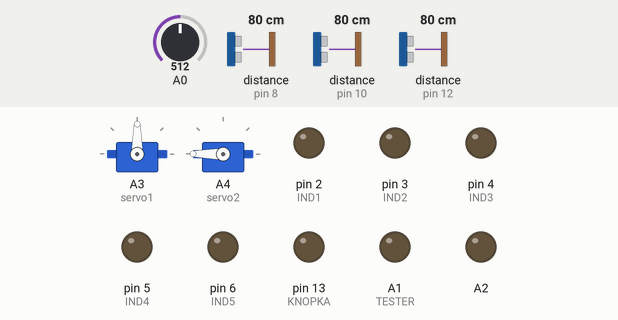
This sketch was run on a simulated Arduino Uno, built with avr-gcc and run on an emulated ATmega328P. Parts: 2 × servo, output pins drawn as LEDs (lit = HIGH). The inputs (shaded band) are chosen by the test bench; at power-on: A0 = 512, distance to the obstacle (sensors on pin 8, pin 10, pin 12) 80 cm. The echo pulse lasts 58.3 µs per cm; what the sketch prints to the serial monitor is not drawn.

Above: at 1.3 s.
1.4 s: A0 set to 533
At 2.3 s:
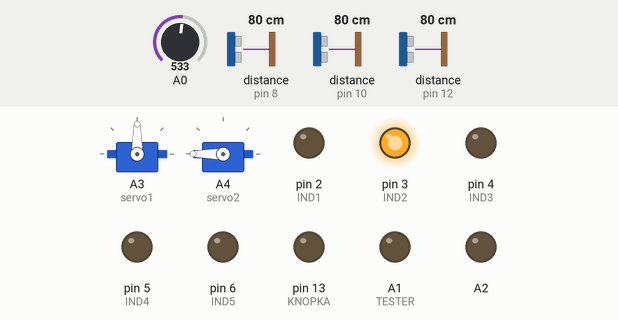
2.9 s: A0 set to 612
5.9 s: A0 set to 638
At 7.1 s:
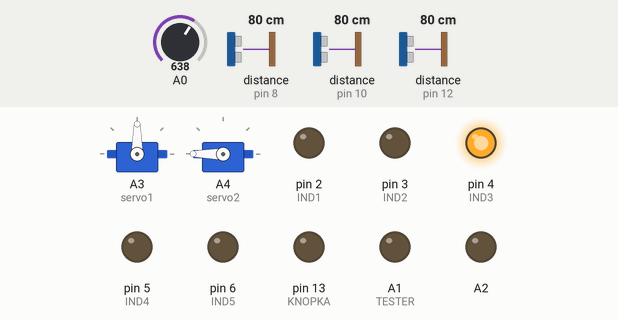
Timing chart, 0 to 8.9 s (numbered marks = the images above; inputs shaded):
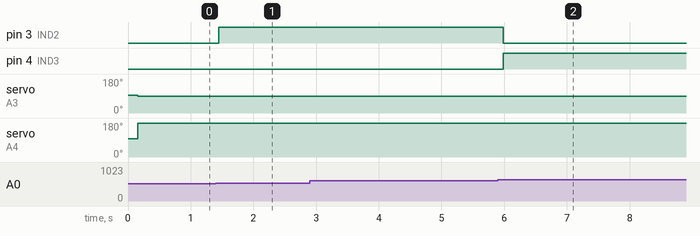

Measured:
- the behaviour switches between 520 and 521 on A0 (found by bisection; images 0 and 1)
- the behaviour switches between 624 and 625 on A0 (found by bisection; images 1 and 2)
- after the input at 1.4 s, pin 3 (IND2): LOW → HIGH after 0.05 s
- after the input at 2.9 s, every drawn part: stays the same
- after the input at 5.9 s, pin 3 (IND2): HIGH → LOW after 0.08 s; pin 4 (IND3): LOW → HIGH after 0.08 s

The sketch:

EurobotRobot_Y_V5.ino
```cpp
//***************************************************************EUROBOT_ROBOT********************************
//*******************************************Ultrasonic
#include "Ultrasonic.h"

Ultrasonic Ultrasonic_Straight (11, 12); // Trig - first, Echo - second
Ultrasonic Ultrasonic_Right    (9, 10);
Ultrasonic Ultrasonic_Left     (7, 8);

//***************************************************************** Кнопка STOP
#define KNOPKA 13

//*****************************************Время работы программы
unsigned long time;
//*****************************************Индикация батареи
///*
#define IND1 2
#define IND2 3
#define IND3 4
#define IND4 5
#define IND5 6
#define TESTER A1 // порт для подключения батарейки
int data;
float voltage;
//*/
//******************************************************************
//******************************************Cервоприводы
#include <Servo.h>
Servo servo1;
Servo servo2;
//********************************************************************************************
// *******************************************************Движение Право Лево

float side = 0;


void setup()
{
// *******************************************************Движение Право Лево
// 1-Левая сторона 2-Правая сторона

if (Ultrasonic_Right.Ranging(CM) > 25)
{
  side=1;
}

if (Ultrasonic_Left.Ranging(CM) > 25)
{
  side=2;
}
delay (100);
//*******************************************Ultrasonic


Serial.begin(9600);

//*******************************************Сервоприводы
servo1.attach(A3);
servo2.attach(A4);

servo1.write(95);
servo2.write(96.5);

//*****************************************Индикация батареи
pinMode(IND1, OUTPUT);
pinMode(IND2, OUTPUT);
pinMode(IND3, OUTPUT);
pinMode(IND4, OUTPUT);
pinMode(IND5, OUTPUT);
pinMode(TESTER, INPUT);
analogWrite(TESTER, LOW);
//*********************************************Перемычка

pinMode(A2, OUTPUT);

//********************************************Кнопка STOP

pinMode(13, OUTPUT);

}
//*****************************************************************************
void loop() {
//******************************************Сервоприводы

//servo1.write(-360);
//servo2.write(360);

//*******************************************Ultrasonic

  float u_r = Ultrasonic_Right.Ranging(CM);        // get distance
  float u_s = Ultrasonic_Straight.Ranging(CM);     // get distance
  float u_l = Ultrasonic_Left.Ranging(CM);         // get distance
// /*
  Serial.print    ("Ultrasonic_Right:");
  Serial.print    (u_r);
  Serial.print    ("     ");
  Serial.print    ("Ultrasonic_Left:");
  Serial.print    (u_s);
  Serial.print    ("     ");
  Serial.print    ("Ultrasonic_Straight:");
  Serial.print    (u_l);
  Serial.print    ("     ");
  Serial.print    (side);
  Serial.println ();

        // print the distance
//*/

//*****************************Начало логики поворотов
                                    //    servo1.write(95); stop           servo1.write(90); медленнней
                                    //    servo2.write(96.5); stop         servo2.write(100); медленнней
                      servo1.write(-360);
                      servo2.write(360);

//************************************Сценарий езды вдоль ПРАВОЙ ЛЕВОЙ стены
//************************************Если по отдельности
//*******************************************Левый борт зеленый
//if  (u_l < 10)
//{
// servo1.write(90);
// }
//******************************************************
//****************************************** Правый борт желтый
//if  (u_r > 15)
//{
//servo1.write(90);
//}
//******************************************Логика Правый Левый борт !!!!!!!!!!!!!!!!!!!
if (side == 1)
{
if  (u_l < 15)  servo1.write(90);
else
{
servo1.write(-360);
servo2.write(360);
}
}

if (side == 2)
{
if  (u_r > 15)  servo1.write(90);
else
{
servo1.write(-360);
servo2.write(360);
}
}
//if ((u_r < 15) && (u_r > 5))
//{
 //servo1.write(90);
//}
//******************************************************************************


//******************************************************

//if  ((u_l < 20) || (u_r > 1))
// {
// servo1.write(90);
//
//}
//if  (u_r > 20)// && (u_l > 1))
// else if  ((u_r < 20) && (u_l > 1))
//{
// servo1.write(90);
//}
//else
//{
//servo1.write(-360);
//servo2.write(360);
//}

//********************************************************************


//*****************************************Индикация батареи
///*
data = analogRead(A0);
voltage = data * 0.0048;

  if ( voltage <= 1.5 )
{
      digitalWrite(IND1, HIGH);
      digitalWrite(IND2, LOW);
      digitalWrite(IND3, LOW);
      digitalWrite(IND4, LOW);
      digitalWrite(IND5, LOW);
}

 else if ( voltage >= 2.5 && voltage < 3 )
{
      digitalWrite(IND1, LOW);
      digitalWrite(IND2, HIGH);
      digitalWrite(IND3, LOW);
      digitalWrite(IND4, LOW);
      digitalWrite(IND5, LOW);
}

  else if ( voltage >= 3 && voltage < 4.5 )
{
      digitalWrite(IND1, LOW);
      digitalWrite(IND2, LOW);
      digitalWrite(IND3, HIGH);
      digitalWrite(IND4, LOW);
      digitalWrite(IND5, LOW);
}

  else if ( voltage >= 4.5 && voltage < 6 )
{
      digitalWrite(IND1, LOW);
      digitalWrite(IND2, LOW);
      digitalWrite(IND3, LOW);
      digitalWrite(IND4, HIGH);
      digitalWrite(IND5, HIGH);
}
   //   digitalWrite(IND1, LOW);
  //    digitalWrite(IND2, LOW);
    //  digitalWrite(IND3, LOW);
    //  digitalWrite(IND4, LOW);
   //   digitalWrite(IND5, LOW);

    //  delay (500);
//*/
//***************************************Время работы программы (сервы)

time = millis();
if (time > 20000)
{
servo1.detach();
servo2.detach();
}

//********************************************Перемычка Start
if (digitalRead(A2) == HIGH)
{
servo1.write(95);
servo2.write(96.0);
}
//else
//{
//servo1.write(-360);
//servo2.write(360);
//}
//*******************************************Кнопка STOP
if (digitalRead(KNOPKA) == LOW )
{
// digitalWrite (KNOPKA, LOW);
 servo1.detach();
 servo2.detach();
}
//*******************************************Ультразву Центр
}
```
